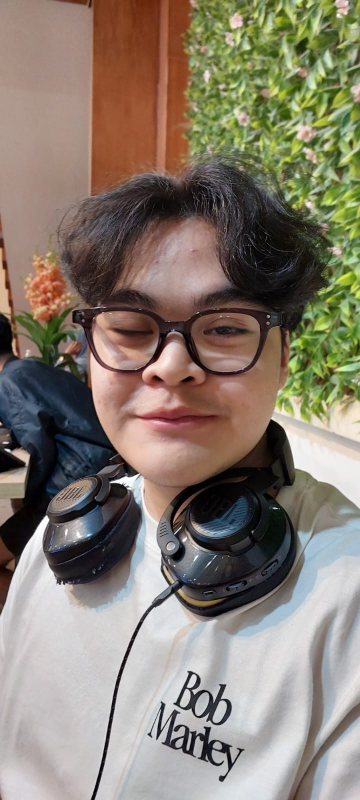
#> input picture FaceRecognition/Dataset Workshop/Daniel1.jpg, 720 x 1600 px (shown at 1/2 size)
$ jupyter execute --allow-errors WorkshopCV.ipynb   (shell and % lines are left out)   (text cells are left out)
#> lines starting #> are read from the running program, lines starting #| are printed output that depends on the picture
[cell 1]
import os
import cv2
import numpy as np
import matplotlib.pyplot as plt
from sklearn.model_selection import train_test_split
from sklearn.base import BaseEstimator, TransformerMixin
from sklearn.pipeline import Pipeline
from sklearn.svm import SVC
from sklearn.decomposition import PCA
from sklearn.metrics import classification_report
import pickle

[cell 2]
# !wget --no-check-certificate 'https://docs.google.com/uc?export=download&id=1P8mpSR8UgC3FKE5zD5n6JIdKkuNVHfra' -O dataset.zip

[cell 3]
# !unzip dataset.zip

[cell 4]
#!gdown --folder --id 1tfmpXwuO-gpYYrCRN65o4UAIaMRuxG8Z

[cell 5]
# Your image loader function
def load_image(image_path):
#> called with image_path = 'Dataset Workshop/Daniel1.jpg'
    image = cv2.imread(image_path)
#> image is the input picture: shape (1600, 720, 3); mean B, G, R 111.8, 125.2, 135.1
    if image is None:
        print(f'Error: Could not load image at {image_path}')
        return None, None
    gray = cv2.cvtColor(image, cv2.COLOR_BGR2GRAY)
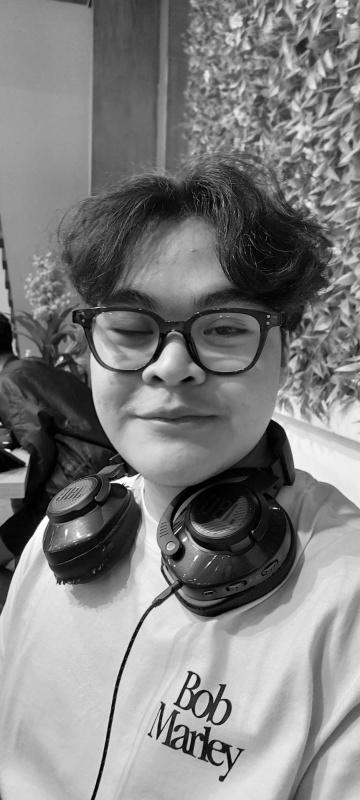
#> gray: shape (1600, 720) (shown at 1/2 size); min 0, max 255, mean 126.6
    return image, gray

# Local dataset path
dataset_folder = r'Dataset Workshop'  # Use full path if it's not in the notebook's folder

# Lists to store images
original_images = []
grayscale_images = []

# Read and process each image in the folder
for filename in os.listdir(dataset_folder):
    if filename.lower().endswith(('.png', '.jpg', '.jpeg', '.bmp')):
        image_path = os.path.join(dataset_folder, filename)
        image, gray = load_image(image_path)

        if image is not None:
            original_images.append(image)
            grayscale_images.append(gray)
#> pass 2 of the loop `for filename in os.listdir(dataset_folder):`:
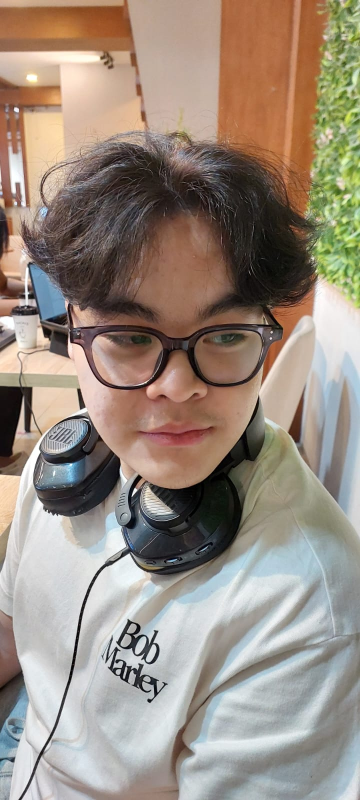
#> input picture FaceRecognition/Dataset Workshop/Daniel10.jpg, 720 x 1600 px (shown at 1/2 size)
#> in load_image, image is the input picture: shape (1600, 720, 3); mean B, G, R 127.8, 139.9, 153.1
#> in load_image (call 2), `gray = cv2.cvtColor(image, cv2.COLOR_BGR2GRAY)`:
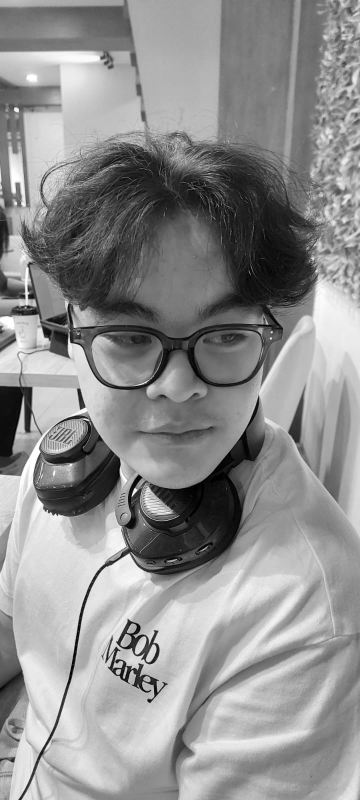
#> gray: shape (1600, 720) (shown at 1/2 size); min 0, max 255, mean 142.5
#> pass 3 of the loop `for filename in os.listdir(dataset_folder):`:
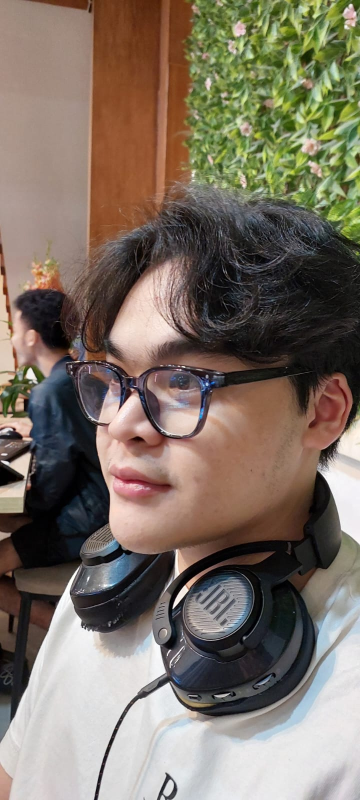
#> input picture FaceRecognition/Dataset Workshop/Daniel2.jpg, 720 x 1600 px (shown at 1/2 size)
#> in load_image, image is the input picture: shape (1600, 720, 3); mean B, G, R 100.7, 113.2, 124.7
#> in load_image (call 3), `gray = cv2.cvtColor(image, cv2.COLOR_BGR2GRAY)`:
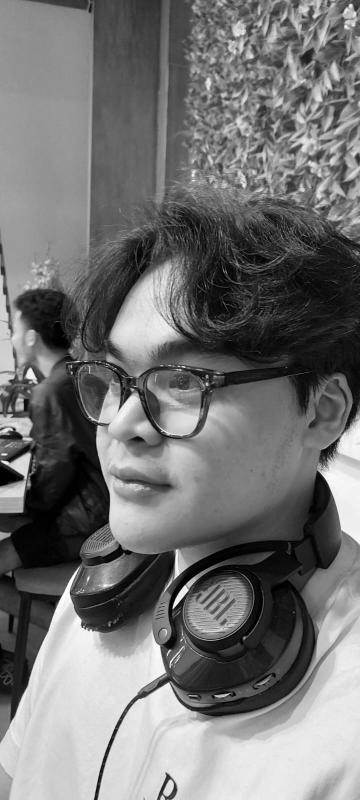
#> gray: shape (1600, 720) (shown at 1/2 size); min 0, max 255, mean 115.2
#> the loop made 4 passes; the first 3 are shown

print(f"Loaded {len(grayscale_images)} grayscale images from '{dataset_folder}'")

[cell 6]
# laod image from path directory and grayscale
def load_image(image_path):
    image = cv2.imread(image_path)
    if image is None:
        print('Error: Could not load image.')
        return None, None
    gray = cv2.cvtColor(image, cv2.COLOR_BGR2GRAY)
    return image, gray

[cell 7]
sample_image, sample_image_gray = load_image('Y:\\07\\CV\\FaceRecognition\\ImageSample2\\Daniel\\Daniel1.jpg')

[cell 8]
# sample_image, sample_image_gray = load_image('/content/images/Vladimir_Putin/1.jpg')

[cell 9]
sample_image_rgb = cv2.cvtColor(sample_image, cv2.COLOR_BGR2RGB)
plt.imshow(sample_image_rgb)

[cell 10]
# from google.colab.patches import cv2_imshow
# cv2_imshow(sample_image)
# cv2_imshow(sample_image_gray)

[cell 11]
dataset_dir = r'Y:\07\CV\FaceRecognition\ImageSample2'
images = []
labels = []
for root, dirs, files in os.walk(dataset_dir): #read images from file directory
    if len(files) == 0:
        continue
    for f in files:
        _, image = load_image(os.path.join(root, f)) #_, --> ga pake original image cuma gs
        if image is None:
            continue
        images.append(image)
        labels.append(root.split('/')[-1])

[cell 12]
len(labels)

[cell 13]
face_cascade = cv2.CascadeClassifier(cv2.data.haarcascades + 'haarcascade_frontalface_default.xml')

[cell 14]
def detect_faces(image_gray, scale_factor=1.1, min_neighbors=5, min_size=(30, 30)):
#> called with scale_factor = 1.1, min_neighbors = 5, min_size = (30, 30)
    faces = face_cascade.detectMultiScale(image_gray, scaleFactor=scale_factor, minNeighbors=min_neighbors, minSize=min_size)
#> faces = [[133, 481, 458, 458]]
    return faces

[cell 15]
sample_face = detect_faces(sample_image_gray)
#> sample_face = [[133, 481, 458, 458]]
# array(x, y, w, h)
# x,y image -- w,h bounding box
detect_faces(sample_image_gray)
#> Out = [[133, 481, 458, 458]]

[cell 16]
# Cropping Faces
def crop_faces(image_gray, faces, return_all=False): # return_all = false, ngambil yg lng besar, true--> ambil semua
#> called with faces = array of shape (1, 4), return_all = False
    cropped_faces = []
    selected_faces = []
    if len(faces) > 0:
        if return_all:
            for x, y, w, h in faces:
                selected_faces.append((x, y, w, h))
                cropped_faces.append(image_gray[y:y+h, x:x+w])
        else:
            x, y, w, h = max(faces, key=lambda rect: rect[2] * rect[3])
#> x = 133; y = 481; w = 458; h = 458
            selected_faces.append((x, y, w, h))
            cropped_faces.append(image_gray[y:y+h, x:x+w])
    return cropped_faces, selected_faces

[cell 17]
sample_image_face,_ = crop_faces(sample_image_gray, sample_face)
#> sample_image_face = 1 item

plt.imshow(sample_image_face[0], cmap='gray')  # Assuming it's grayscale
plt.title("Cropped Face")
plt.axis('off')
plt.show()
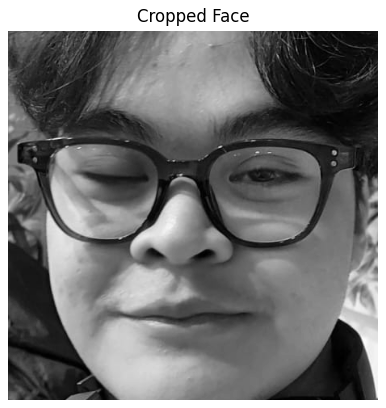
#> figure drawn by matplotlib, 1 panel

[cell 18]
face_size = (128, 128)
# 2D --> 1D
def resize_and_flatten(face):
    face_resized = cv2.resize(face, face_size)
    face_flattened = face_resized.flatten()
    return face_flattened

[cell 19]
#from sklearn.model_selection import train_test_split
X = []
y = []
for image, label in zip(images, labels):
    faces = detect_faces(image)
    cropped_faces, _ = crop_faces(image, faces)
    if len(cropped_faces) > 0:
        face_flattened = resize_and_flatten(cropped_faces[0])
        X.append(face_flattened)
        y.append(label)
#> after the loop, X = []; y = []

X = np.array(X)
#> X = empty array
y = np.array(y)
#> y = empty array
#| (1600, 720)

#> (the rest of this cell did not finish here and is left out)

[cell 20]
#from sklearn.base import BaseEstimator, TransformerMixin
class MeanCentering(BaseEstimator, TransformerMixin):
    def fit(self, X, y=None):
        self.mean_face = np.mean(X, axis=0)
        return self

    def transform(self, X):
        return X - self.mean_face

[cell 21]
#tahapan proses
pipe = Pipeline([
    ('centering', MeanCentering()),
    ('pca', PCA(svd_solver='randomized', whiten=True, random_state=177)),
    ('svc', SVC(kernel='linear', random_state=177))
])

#> (a cell that did not finish here is left out)

#> (a cell that did not finish here is left out)

[cell 24]
with open('eigenface_pipeline.pkl', 'wb') as f: #save model
    pickle.dump(pipe, f)

[cell 25]
# [4 lines of commented-out code are left out]


# [21 lines left out: function get_eigenface_score, not called in this run]

[cell 26]
def eigenface_prediction(image_gray):
    faces = detect_faces(image_gray)
#> faces = [[133, 481, 458, 458]]
    cropped_faces, selected_faces = crop_faces(image_gray, faces)
#> cropped_faces = 1 item; selected_faces = [(133, 481, 458, 458)]

    if len(cropped_faces) == 0:
        return 'No face detected.'

    X_face = [resize_and_flatten(face) for face in cropped_faces]
#> X_face = 1 item
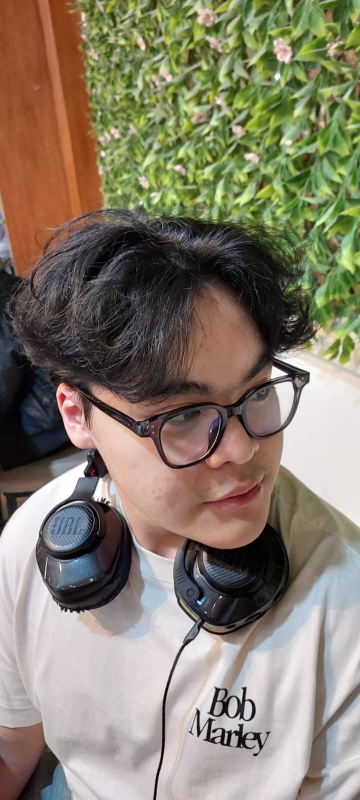
#> input picture FaceRecognition/Dataset Workshop/Daniel4.jpg, 720 x 1600 px, given in place of the camera (shown at 1/2 size)
#> further down, frame is the input picture: shape (1600, 720, 3); mean B, G, R 107.8, 125.4, 134.3
    X_face = np.array(X_face)

    labels = pipe.predict(X_face)
    scores = get_eigenface_score(X_face)

    return scores, labels, selected_faces

[cell 27]
print(sample_image_gray.shape)

#> (a cell that did not finish here is left out)

[cell 29]
# [9 lines left out: function draw_text, not called in this run]

[cell 30]
# [6 lines of commented-out code are left out]

# [9 lines left out: function draw_result, not called in this run]

#> (a cell that did not finish here is left out)

[cell 32]
import cv2
import numpy as np
import pickle
from sklearn.base import BaseEstimator, TransformerMixin

# Define the MeanCentering class
class MeanCentering(BaseEstimator, TransformerMixin):
    def fit(self, X, y=None):
        self.mean_face = np.mean(X, axis=0)
        return self

    def transform(self, X):
        return X - self.mean_face

# Load the pre-trained Haar Cascade Classifier for face detection
face_cascade = cv2.CascadeClassifier(cv2.data.haarcascades + 'haarcascade_frontalface_default.xml')

# Load the trained Eigenface model
with open('eigenface_pipeline.pkl', 'rb') as f:
    pipe = pickle.load(f)

# Function to detect faces in a frame
def detect_faces(frame):
    gray = cv2.cvtColor(frame, cv2.COLOR_BGR2GRAY)  # Convert to grayscale
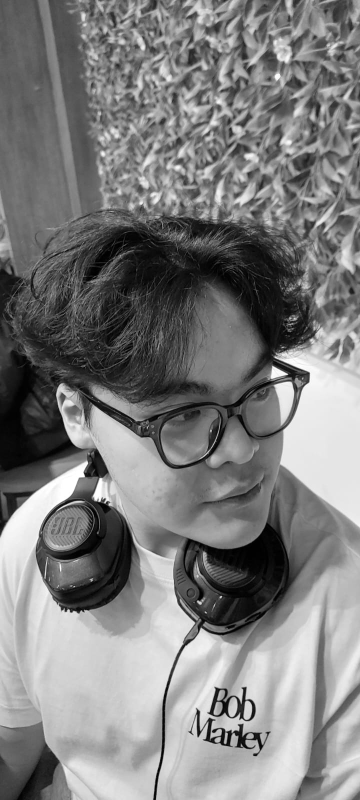
#> gray: shape (1600, 720) (shown at 1/2 size); min 0, max 255, mean 126
    faces = face_cascade.detectMultiScale(gray, scaleFactor=1.1, minNeighbors=5, minSize=(30, 30))
#> faces = [[120, 1014, 64, 64], [553, 366, 135, 135]]
    return faces, gray

# Function to predict the label for a cropped face
def predict_label(face):
    face_resized = cv2.resize(face, (128, 128))  # Resize to match the training size
    face_flattened = face_resized.flatten().reshape(1, -1)  # Flatten and reshape for prediction
    label = pipe.predict(face_flattened)[0]  # Predict the label
    return label

# Initialize the camera
camera = cv2.VideoCapture(0)

print("Starting face detection with predictions. Press 'q' to quit.")
#> (the rest of this cell did not finish here and is left out)

[cell 33]
import cv2
import numpy as np
import joblib
from sklearn.base import BaseEstimator, TransformerMixin

# --- Define any custom transformers used in the pipeline ---
class MeanCentering(BaseEstimator, TransformerMixin):
    def fit(self, X, y=None):
        self.mean_face = np.mean(X, axis=0)
        return self

    def transform(self, X):
        return X - self.mean_face

# --- Load the Haar Cascade face detector ---
face_cascade = cv2.CascadeClassifier(cv2.data.haarcascades + 'haarcascade_frontalface_default.xml')

# --- Load the trained pipeline (update filename if needed) ---
pipeline = joblib.load("eigenface_pipeline.pkl")  # Or "eigenface_pipeline.pkl" if using that one

# --- Function to detect faces ---
def detect_faces(frame):
    gray = cv2.cvtColor(frame, cv2.COLOR_BGR2GRAY)
    faces = face_cascade.detectMultiScale(gray, scaleFactor=1.1, minNeighbors=5, minSize=(30, 30))
#> faces = [[120, 1014, 64, 64], [553, 366, 135, 135]]
    return faces, gray

# --- Function to predict label for a face ---
def predict_label(face_gray):
    face_resized = cv2.resize(face_gray, (128, 128))
    face_flattened = face_resized.flatten().reshape(1, -1)
    label = pipeline.predict(face_flattened)[0]
    return label

# --- Initialize webcam ---
cap = cv2.VideoCapture(0)
print("Press 'q' to quit.")

#> (the rest of this cell did not finish here and is left out)
